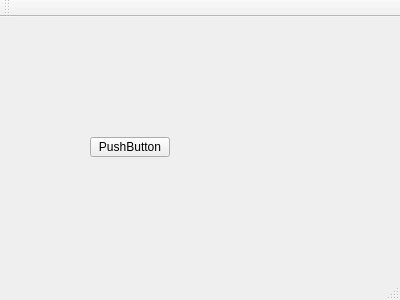
<?xml version="1.0" encoding="UTF-8"?>
<ui version="4.0">
 <class>MainWindow</class>
 <widget class="QMainWindow" name="MainWindow">
  <property name="geometry">
   <rect>
    <x>0</x>
    <y>0</y>
    <width>400</width>
    <height>300</height>
   </rect>
  </property>
  <property name="windowTitle">
   <string>MainWindow</string>
  </property>
  <widget class="QWidget" name="centralWidget">
   <widget class="QPushButton" name="pushButton">
    <property name="geometry">
     <rect>
      <x>90</x>
      <y>120</y>
      <width>80</width>
      <height>20</height>
     </rect>
    </property>
    <property name="text">
     <string>PushButton</string>
    </property>
   </widget>
  </widget>
  <widget class="QMenuBar" name="menuBar">
   <property name="geometry">
    <rect>
     <x>0</x>
     <y>0</y>
     <width>400</width>
     <height>22</height>
    </rect>
   </property>
  </widget>
  <widget class="QToolBar" name="mainToolBar">
   <attribute name="toolBarArea">
    <enum>TopToolBarArea</enum>
   </attribute>
   <attribute name="toolBarBreak">
    <bool>false</bool>
   </attribute>
  </widget>
  <widget class="QStatusBar" name="statusBar"/>
 </widget>
 <layoutdefault spacing="6" margin="11"/>
 <resources/>
 <connections/>
</ui>
